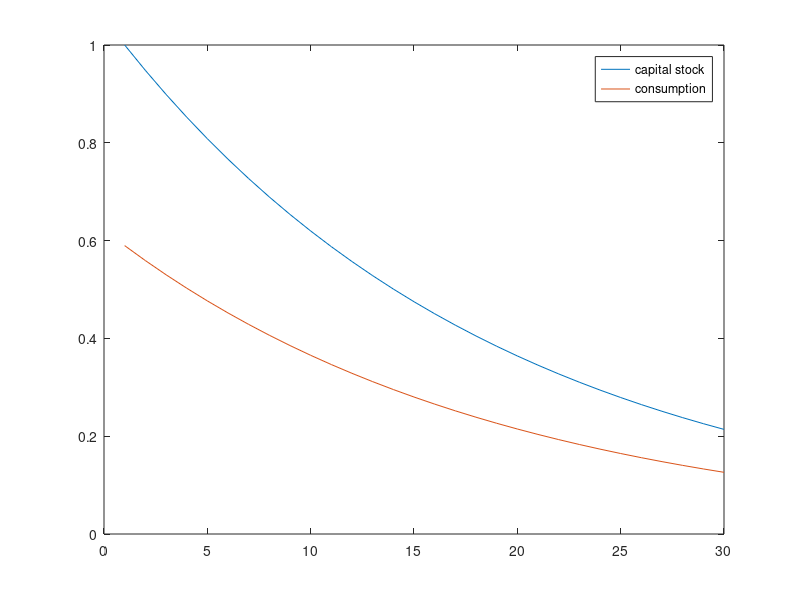

Write the MATLAB code that produced this figure.
%This simple Matlab program shows how to implement the Balanchard-Kahn
%approach to the simple model seen in the class of October 13
%A VERY useful resource is Seton Leonard's technical "Introductory Guide to
%Macroeconomic Theory" which provides clear technical steps and Matlab
%guidance.

clear;

% We set the parameters values
alpha=1/3;   %share of capital in production
theta=1;     %intertemporal elasticity of substition
n=0.02;      %population growth rate
rho=0.035;   %rate of time preference
rstar=0.05;  %steady state real interest rate
delta=rstar-rho;  %depreciation rate

% We define the two matrices of the linear system and compute A
X=zeros(2,2);
X(1,1)=1;
X(2,1)=(1/theta)*(rstar/(1+rstar-delta))*(1-alpha);
X(2,2)=1;

Y=zeros(2,2);
Y(1,1)=(1+rstar-delta)/(1+n);
Y(1,2)=-(1/alpha)*(rstar-alpha*(n+delta))/(1+n);
Y(2,2)=1;

A=inv(X)*Y;

% We compute the left eigenvectors LV, the right eigenvectors RV and the eigenvalues EV of the matrix A

[RV,EV]=eig(A);
[LV,EV] = eig(A.'); LV = conj(LV);
C=LV';

%EV is a diagonal matrix with the largest eigenvalues listed first
%You can check that A*RV=RV*EV and (LV)'*A=EV*(LV)'
%The matric C in the algebra appendix is thus C=(LV)'

% We compute eta_kk and eta_ck
eta_ck=-inv(C(1,2))*C(1,1);
M=C(2,1)-C(2,2)*inv(C(1,2))*C(1,1);
eta_kk=inv(M)*EV(2,2)*M;

display(eta_ck); display(eta_kk);

%We compute a 2 x 30 matrix that shows the values of k_t and c_t for 30
%periods, starting with k=1

RES=zeros(2,31);  %The last column is left unused
RES(1,1)=1;
for s=1:30
      RES(1,s+1)=eta_kk*RES(1,s);
      RES(2,s)=eta_ck*RES(1,s);
end

%We draw a chart of the results for k and c. You may need to wait a couple of
%second for Matlab to display the graph

figure(1);
time=1:30;    %the horizontal axis time frame
plot(time, RES(:,1:30))
hleg=legend('capital stock','consumption');





